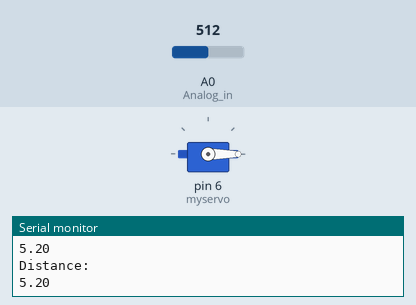
A sketch run on a simulated Arduino Uno, built with avr-gcc and run on an emulated ATmega328P. On the bench: servo, the last lines printed to the serial monitor. The inputs (shaded band) are chosen by the test bench; at power-on: A0 (Analog_in) = 512.

Above: at 1.2 s.
1.3 s: A0 (Analog_in) set to 0
At 2.4 s:
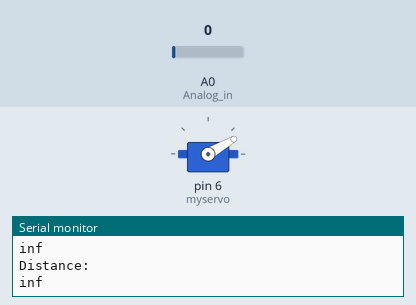
2.8 s: A0 (Analog_in) set to 122
At 3.7 s:
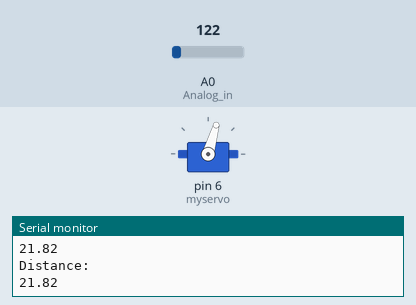
4.3 s: A0 (Analog_in) set to 511
At 4.7 s:
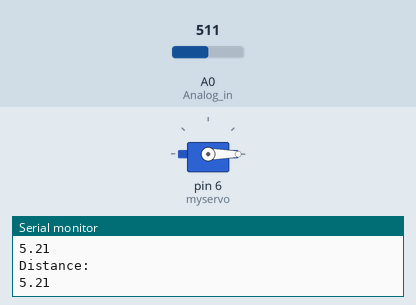
5.8 s: A0 (Analog_in) set to 306
At 6.7 s:
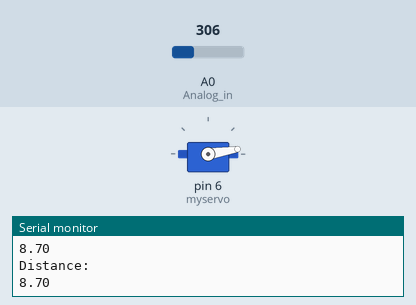
Timing chart, 0 to 8.3 s (numbered marks = the images above; inputs shaded):
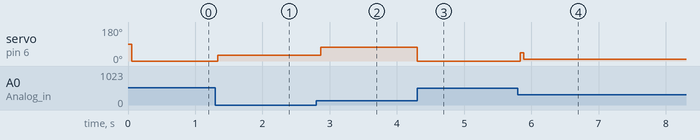

The sketch:

PID_balance_code.ino
```cpp
#include <Servo.h>


const int trigPin = 9;
const int echoPin = 10;
// defines variables
long duration;

int Analog_in = A0;
int Read = 0;
float distance = 0.0;
float elapsedTime, timee, timePrev;        //Variables for time control
float distance_previous_error=0, distance_error;
int period = 50;  //Refresh rate period of the loop is 50ms

float kp=10; //10
float ki=0.2;
float kd=1000;  //3100
float distance_setpoint = 13;           //Should be the distance from sensor to the middle of the bar in cm
float PID_p, PID_i, PID_d, PID_total, PID_val;

Servo myservo;  //attatched to D6


void setup() {
  //analogReference(EXTERNAL);
  Serial.begin(9600); // Starts the serial communication
  myservo.attach(6);  // attaches the servo on pin 6 to the servo object
  timee = millis();
}

void loop() {
  if (millis() > timee+period)
  {
    timee = millis();
//    distance = get_dist();
    distance = get_distt(); //for Sharp IR
    Serial.println("Distance:");
    Serial.println(distance);
    distance_error = distance_setpoint - distance;
//    Serial.println(distance_error);
    PID_p = kp * distance_error;
//    Serial.println(PID_p);
    float dist_difference = distance_error - distance_previous_error;
    PID_d = kd*((dist_difference)/period);
//    Serial.println(PID_d);
    if(-4 < distance_error && distance_error < 4)
    {
      PID_i = PID_i + (ki * distance_error);
    }
    else
    {
      PID_i = 0;
    }
//  Serial.println(PID_i);
    PID_total = PID_p + PID_i + PID_d;

   // Serial.println("PID_total prev");
//    Serial.println(PID_total);


    //PID_val = -PID_val;
    PID_val = map(PID_total, -140, 40, 100, 10);

//    Serial.println("PID_total");
//    Serial.println(PID_total);
//    Serial.println("PID_val");
//    Serial.print("PID_val");
//    Serial.println(PID_val);
    myservo.write(PID_val);
    distance_previous_error = distance_error;
  }
}


//For SHARP IR SENSOR
float get_distt()
{
float volts = analogRead(Analog_in)*0.0048828125;  // value from sensor * (5/1024)
//  Serial.println(volts);
  float distance = 13*pow(volts, -1);
  return distance;
}

float get_dist(){
  // Clears the trigPin
  digitalWrite(trigPin, LOW);
  delayMicroseconds(2);
  // Sets the trigPin on HIGH state for 10 micro seconds
  digitalWrite(trigPin, HIGH);
  delayMicroseconds(10);
  digitalWrite(trigPin, LOW);
  // Reads the echoPin, returns the sound wave travel time in microseconds
  duration = pulseIn(echoPin, HIGH);
  // Calculating the distance
  distance = duration * 0.034 / 2;
  // Prints the distance on the Serial Monitor
  Serial.print("Distance: ");
  Serial.println(distance);
  return distance;
}
```

Measured:
- after the input at 1.3 s, servo on pin 6 (myservo): 0° → 30° at once
- after the input at 2.8 s, servo on pin 6 (myservo): 30° → 74° after 0.07 s
- after the input at 4.3 s, servo on pin 6 (myservo): 74° → 0° at once
- after the input at 5.8 s, servo on pin 6 (myservo): 0° → 9° at once
